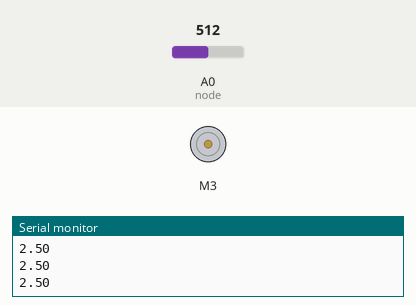
Simulated run of this sketch. Board: Arduino Uno, built with avr-gcc and run on an emulated ATmega328P. Parts: DC motor (green arrow = forward, orange = backward, longer = faster), the last lines printed to the serial monitor. The test bench sets the inputs (shaded band); at power-on: A0 (node) = 512.

Above: at 1.2 s.
1.3 s: A0 (node) set to 716
At 2.15 s:
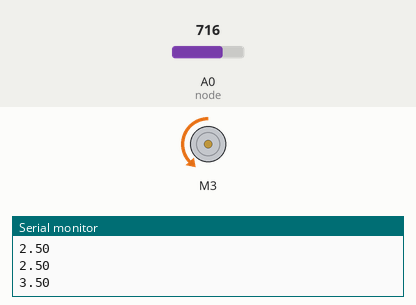
3.8 s: A0 (node) set to 306
At 4.7 s:
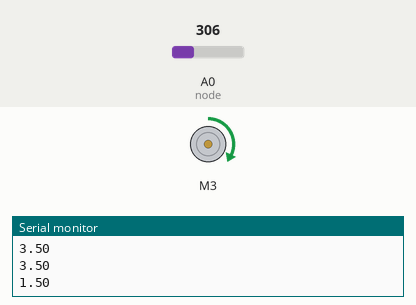
Timing chart, 0 to 6.8 s (numbered marks = the images above; inputs shaded):
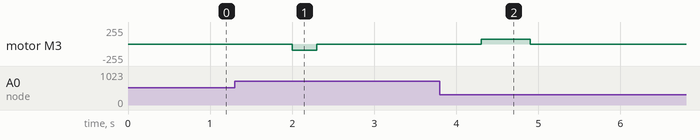

Measured:
- after the input at 1.3 s, motor M3: stopped → backward 90/255 after 0.70 s, → stopped 0.30 s later
- after the input at 3.8 s, motor M3: stopped → forward 70/255 after 0.50 s, → stopped 0.60 s later

The sketch:

Prosthetic_Arm.ino
```cpp
#include <Wire.h>
#include <Adafruit_MotorShield.h>

float thresh = 3;
int node = A0;

// Create the motor shield object with the default I2C address
Adafruit_MotorShield AFMS = Adafruit_MotorShield();
Adafruit_DCMotor *Motor = AFMS.getMotor(3);

void setup() {
  // put your setup code here, to run once:
  Serial.begin(9600);

  //muscle contraction detection
  Serial.println(analogRead(node)* (5.0 / 1023.0));

  AFMS.begin();  // create with the default frequency 1.6KHz

  Motor->setSpeed(0);

}

void loop() {
  // put your main code here, to run repeatedly:

  //always start at rest
  Motor->setSpeed(0);
  float volt = analogRead(node)* (5.0 / 1023.0);
  //float volt = 4;
  Serial.println(volt);

  //capture action potential
  if (volt >= thresh) {
    //Serial.println("DETECTED");
    //Motor->setSpeed(90);
    Motor->setSpeed(90);
    Motor->run(BACKWARD);
    delay(300);

    //check whether to stay or start falling
    float volt2 = analogRead(node)* (5.0 / 1023.0);
    Serial.println(volt2);
    while (volt2 >= thresh) {
      //Serial.println("HOLDING");
      Motor->setSpeed(0);
      delay(2000);
      volt2 = analogRead(node)* (5.0 / 1023.0);
      Serial.println(volt2);
    }

    //Serial.println("RELAXING");

    //USE WITHOUT ARM ATTACHMENT
    //Motor->setSpeed(70);
    //Motor->run(FORWARD);
    //delay(600);

    //WITH ARM ATTACHMENT
    //Motor->setSpeed(70);
    Motor->setSpeed(70);
    Motor->run(FORWARD);
    delay(600);

  }

  Motor->setSpeed(0);
  delay(1000);


}
```
